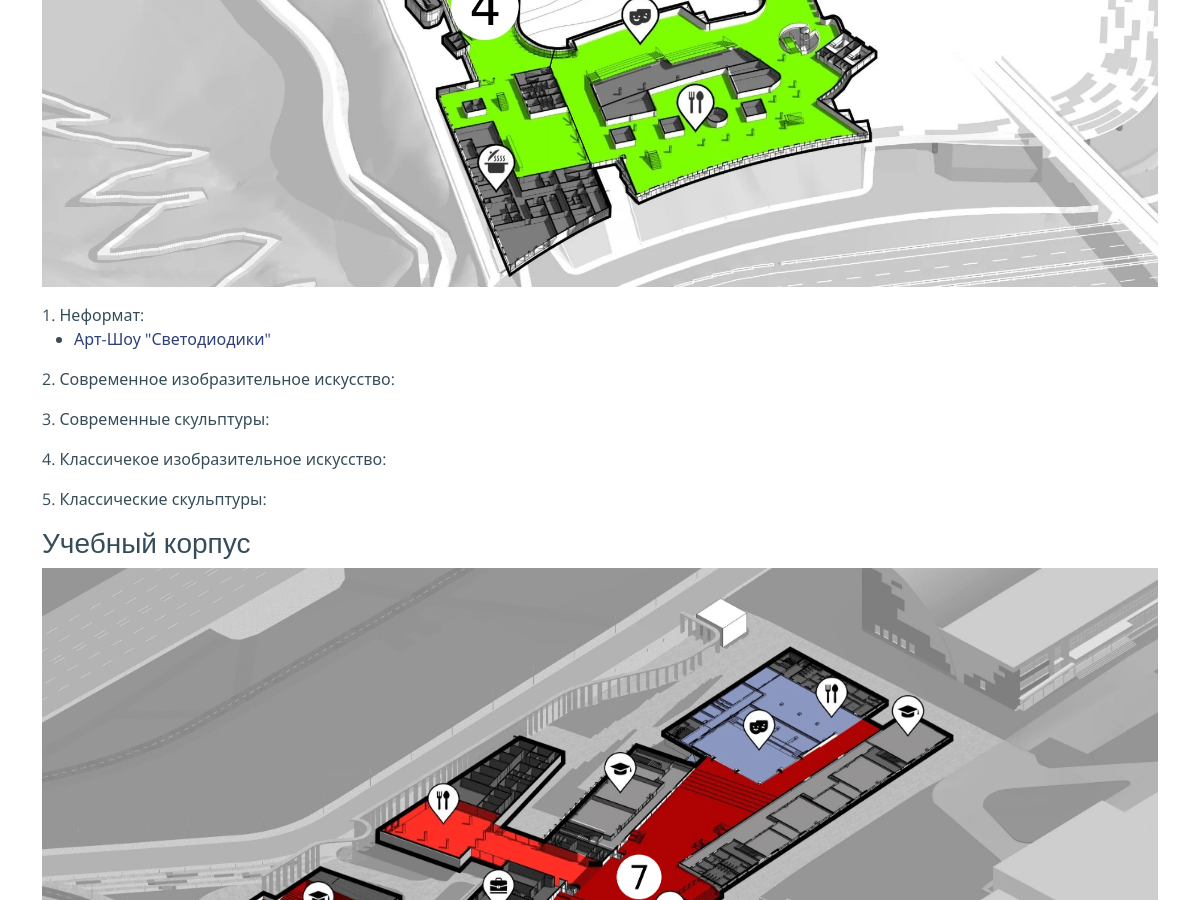
Page /maps/ (middle part) on the earlier database version.
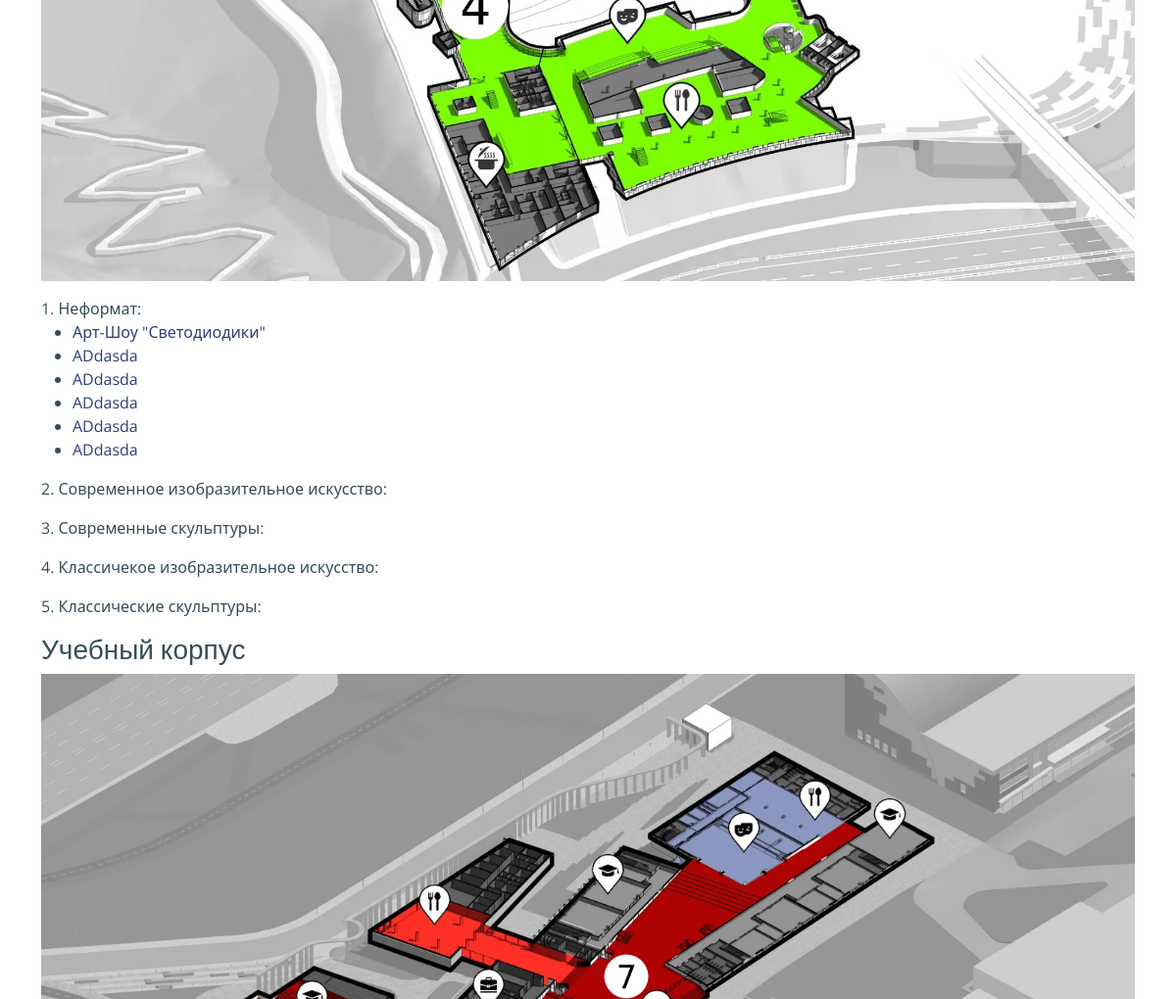
Same page on the later database version.
### base/models.py (models this page shows, shortened)
class Artwork(models.Model):
    face = models.ImageField(upload_to="images/", verbose_name="Лицевое изображение",)
    name = models.CharField(max_length=40,)
    description = models.TextField(max_length=500,)
    uncompressed_img = models.ImageField(upload_to="images/", verbose_name="Оригинальное изображение", blank=True,)
    object3d = models.FileField(upload_to="files/", verbose_name="3D файл", blank=True, validators=[validate_file_extension])
    comments = models.ManyToManyField(Comment, blank=True)
    date = models.DateField(auto_now_add=True, blank=True)
    place = models.PositiveIntegerField(null = True, blank = True)

### base/views.py (the view)
# urls.py: path('maps/', views.maps, name="maps"),
def maps(request):
    user = None
    if "id" in request.session:
        user_id = int(request.session['id'])
        user = User.objects.get(id=user_id)
    art_works = Artwork.objects.all()
    context = {'artworks': art_works, 'user': user}
    return render(request, 'maps.html', context=context)

### base/templates/maps.html (shortened to what this page needs)
{% extends 'main.html' %}
{% load static %}
{% block content %}
  <main id="main">
    <section id="contact" class="contact">
      <div class="container" data-aos="fade-up" data-aos-delay="100">
        <img class="main_map" src="{% static 'img/hub.webp' %}">
      </div>
      <div class="container special_block">
        <p style="margin: 1rem 0 0 0;">1. Неформат:</p>
        <div class="special_list">
          <ul>
            {% for artwork in artworks %}
            {% if artwork.place == 1 %}
            <li>
              <a href="{% url 'artwork' artwork.id %}">{{artwork.name}}</a>
            </li>
            {% endif %}
            {% endfor %}
          </ul>
        </div>
        <p style="margin: 1rem 0 0 0;">2. Современное изобразительное искусство:</p>
        <p style="margin: 1rem 0 0 0;">3. Современные скульптуры:</p>
        <p style="margin: 1rem 0 0 0;">4. Классичекое изобразительное искусство:</p>
        <p style="margin: 1rem 0 0 0;">5. Классические скульптуры:</p>
      </div>
      <h3 class="container">Учебный корпус</h3>
      <div class="container" data-aos="fade-up" data-aos-delay="100">
        <img class="main_map" src="{% static 'img/stud.webp' %}">
      </div>
    </section>
  </main>
  {% endblock content %}

Differences in the rows shown:
added Artwork: name "ADdasda"
added Artwork: name "ADdasda"
added Artwork: name "ADdasda"
added Artwork: name "ADdasda"
added Artwork: name "ADdasda"
